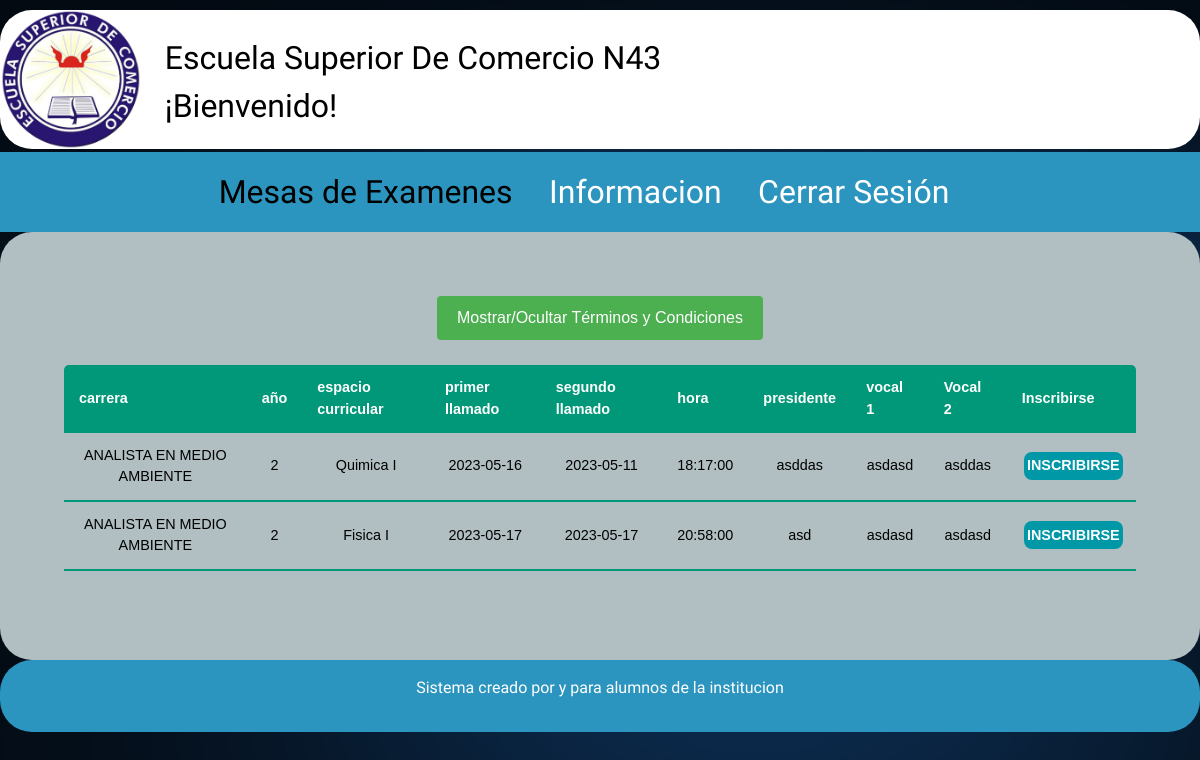
Screenshot of /carreras.php (signed in) with the database file from the repository.
### tables this page shows
CREATE TABLE IF NOT EXISTS `examenes` (
  `id_examenes` int(11) NOT NULL AUTO_INCREMENT,
  `carrera` int(11) NOT NULL DEFAULT 0,
  `anio` int(11) NOT NULL DEFAULT 0,
  `espacio_curricular` int(11) NOT NULL DEFAULT 0,
  `llamado_1` date NOT NULL,
  `llamado_2` date NOT NULL,
  `hora` time NOT NULL,
  `presidente` varchar(50) NOT NULL DEFAULT '',
  `vocal_1` varchar(50) NOT NULL DEFAULT '',
  `vocal_2` varchar(50) NOT NULL DEFAULT '',
  PRIMARY KEY (`id_examenes`) USING BTREE
);

CREATE TABLE IF NOT EXISTS `carreras` (
  `id_carreras` int(11) NOT NULL AUTO_INCREMENT,
  `nombre` varchar(50) DEFAULT NULL,
  PRIMARY KEY (`id_carreras`) USING BTREE
);

CREATE TABLE IF NOT EXISTS `mat` (
  `id_mat` int(11) DEFAULT NULL,
  `descrip_mat` varchar(50) DEFAULT NULL,
  `anio_mat` int(11) DEFAULT NULL,
  `carrera_mat` int(11) DEFAULT NULL
);

### carreras.php (the view, shortened to what this page needs)
<?php
$var= $_SESSION['user'];
   $conex = mysqli_connect("localhost","root","","proyecto_db");
        $asd = $conex->query( "SELECT carrera, id, nombre, apellido, fk_rol from usuarios where username='$var'");
        while($rowens = $asd->fetch_array()){
        $idalumno = $rowens['id'];
        $carreraalumno = $rowens['carrera'];
             }
?>
<!DOCTYPE html>
<html lang="en">
  <head>
    <link rel="stylesheet" href="css/normalize.css">
    <link rel="stylesheet" href="css/style.css">
    <link rel="stylesheet" href="css/tabla.css">
    <link rel="stylesheet" href="https://cdn.jsdelivr.net/npm/bootstrap@4.0.0/dist/css/bootstrap.min.css">
    <link href="https://cdn.jsdelivr.net/npm/select2@4.1.0-rc.0/dist/css/select2.min.css" rel="stylesheet" />
</head>
<body>
<header class="header">
  <div>
    <div class="header__logo">
      <a href="#">
        <img src="img/Escuela.png" alt="logotipo">
          </a>
    </div>
    </div>
    <div class="esc">Escuela Superior De Comercio N43 <br>
        ¡Bienvenido!
      </div>
</header>
<nav class="navegacion">
  <a class="navegacion__enlace navegacion__enlace--activo" href="carreras.php">Mesas de Examenes</a>
  <a class="navegacion__enlace" href="informacion.php">Informacion</a>
  <a class="navegacion__enlace" href="cerrarSession.php">Cerrar Sesión</a>
  </nav>
  <div class="carrera">
  <div class="mb-3">
    <table class="content-table">
    <thead>
    <tr>
      <th>carrera</th>
      <th>año</th>
      <th>espacio curricular</th>
      <th>primer llamado</th>
      <th>segundo llamado</th>
      <th>hora</th>
      <th>presidente</th>
      <th>vocal 1</th>
      <th>Vocal 2</th>
      <th>Inscribirse</th>
    </tr>
    </thead>
  <?php
  $sql="SELECT e.id_examenes as idExamen,carrera,
  anio,m.descrip_mat,
  llamado_1,llamado_2,hora,
  presidente,vocal_1,vocal_2,
  nombre from examenes e
  LEFT JOIN mat m ON m.id_mat = e.espacio_curricular
  left join carreras c on c.id_carreras = e.carrera
  where e.carrera = '$carreraalumno'";
  $result=mysqli_query($conex,$sql);
  while($mostrar=mysqli_fetch_array($result)){
  $id_examen = $mostrar['idExamen'];
  $inscripto = "SELECT COUNT(id_inscripcion_alumno) as num_insc FROM inscripcion_alumno WHERE id_alumno = $idalumno
  AND id_examen = $id_examen ";
  $btninsc=mysqli_query($conex,$inscripto);
  while($mostrarboton=mysqli_fetch_array($btninsc)){
  $num_insc = $mostrarboton['num_insc'];
  }
  ?>
<head>
</head>
<body>
    <button id="toggleButton" onclick="toggleTerms()">Mostrar/Ocultar Términos y Condiciones</button>
<tbody>
<tr>
    <td><?php echo $mostrar['nombre']?></td>
    <td><?php echo $mostrar['anio']?></td>
    <td><?php echo $mostrar['descrip_mat']?></td>
    <td><?php echo $mostrar['llamado_1']?></td>
    <td><?php echo $mostrar['llamado_2']?></td>
    <td><?php echo $mostrar['hora']?></td>
    <td><?php echo $mostrar['presidente']?></td>
    <td><?php echo $mostrar['vocal_1']?></td>
    <td><?php echo $mostrar['vocal_2']?></td>
    <td>
    <?php
    if ($num_insc < 1) {
    ?>
      <button type="button" class="cuatri1" data-toggle="modal" data-target="#ventana<?php
      echo $mostrar['idExamen'];
      ?>">
        Inscribirse
    <?php
      }
      else
      {
        echo "<font color=\"BLUE\">INSCRIPTO</font>";
      }
  ?>  </button></td>
</tr>
</tbody>
<div class="modal fade" id="ventana<?php echo $mostrar['idExamen']; ?>">
<div class="modal-dialog" role="document">
<div class="modal-footer">
  <?php
  }
  ?>
</table>
  </div>
  </div>
  <?php
  include 'includes/footer.php';
    ?>
</body>
</html>

### css/style.css (style rules this page uses)
:root { --primario: #b1bfc2; --primarioOscuro: #2c95bf; --secundario: #b11111; --secundarioOscuro: rgb(233,287,2); --blanco: #FFF; --negro: #000; --fuentePrincipal: 'Staatliches', cursive; }
html { box-sizing: border-box; }
*, *::before, *::after { box-sizing: inherit; }
body { background-image: url(../img/index.jpg); background-repeat: no-repeat; background-size: cover; font-size: 1.6rem; line-height: 1.5; padding-bottom: 2rem; min-height: 100vh; }
a { text-decoration: none; }
img { width: 100%; }
.header { display: flex; margin: 0 auto; margin-top: 0.6rem; margin-bottom: 0.2rem; background-color: var(--blanco); border-style: none; border-radius: 2rem; }
.header__logo { display: block; height: auto; width: auto; max-width: 160px; }
.navegacion { display: block; justify-content: space-between; flex-direction: column; background-color: var(--primarioOscuro); padding: 1rem; text-align: center; margin: 0 auto; text-decoration: none; }
@media (min-width: 768px) { .navegacion { flex-direction: row; } }
.esc { display: block; justify-content: left; padding-left: 2%; padding-top: 2%; width: 100%; font-family: var(--fuentePrincipal); font-size: 1.5rem; color: #000000; }
@media (min-width: 540px) { .esc { font-size: 2rem; } }
.navegacion__enlace { font-family: var(--fuentePrincipal); color: var(--blanco); font-size: 2rem; margin-right: 2rem; text-decoration: none; }
@media (min-width: 768px) { .navegacion__enlace { width: fit-content; } }
.navegacion__enlace--activo, .navegacion__enlace:hover { color: var(--negro) }
.carrera { display: block; background-color: var(--primario); font-family: Arial, Helvetica, sans-serif; text-align: center; align-items: fit-content; padding: 4rem; margin: 0 auto; border-radius: 2rem; }
.cuatri1 { background-color: #0097A7; color: var(--blanco); text-decoration: none; text-transform: uppercase; font-weight: bold; border-radius: .5rem; padding: 0.2rem; margin: 2%; border-radius: .5rem; width: auto; border: none; }
@media (min-width: 480px) { .cuatri1 { width: auto; } }
.carrera { justify-content: center; }

### css/tabla.css (style rules this page uses)
.content-table { display: block; border-collapse: collapse; margin: 25px 0; font-size: 0.9em; min-width: 400px; border-radius: 5px 5px 0 0; overflow: hidden; }
@media (min-width: 480px) { .content-table { display: block; overflow-x: auto; } }
.content-table thead tr { background-color: #009879; color: #ffffff; text-align: left; font-weight: bold; }
.content-table th, .content-table td { padding: 12px 15px; }
.content-table tbody tr { border-bottom: 1px soild #dddddd; color: #000; }
.content-table tbody tr:last-of-type { border-bottom: 2px solid #009879; }

### carreras.php (style rules this page uses)
#toggleButton { background-color: #4CAF50; color: white; padding: 10px 20px; border: none; border-radius: 4px; cursor: pointer; }

### rows the page displays
examenes: carreras.nombre "ANALISTA EN MEDIO AMBIENTE", anio "2", mat.descrip_mat "Quimica I", llamado_1 "2023-05-16", llamado_2 "2023-05-11", hora "18:17:00", presidente "asddas", vocal_1 "asdasd", vocal_2 "asddas"
examenes: carreras.nombre "ANALISTA EN MEDIO AMBIENTE", anio "2", mat.descrip_mat "Fisica I", llamado_1 "2023-05-17", llamado_2 "2023-05-17", hora "20:58:00", presidente "asd", vocal_1 "asdasd", vocal_2 "asdasd"
